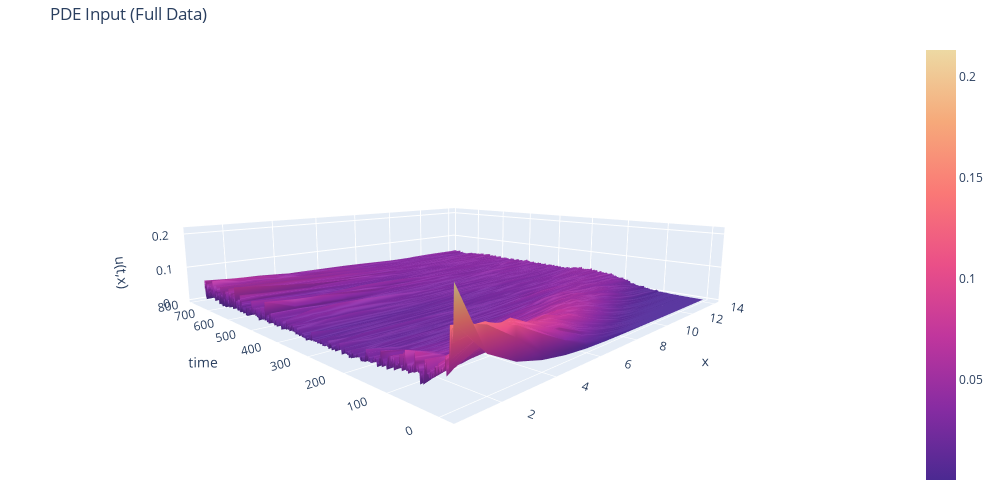
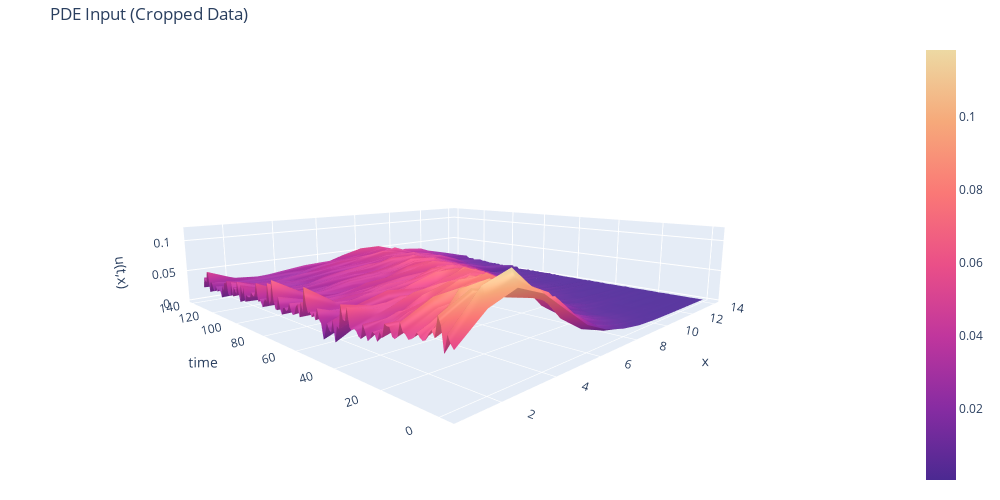
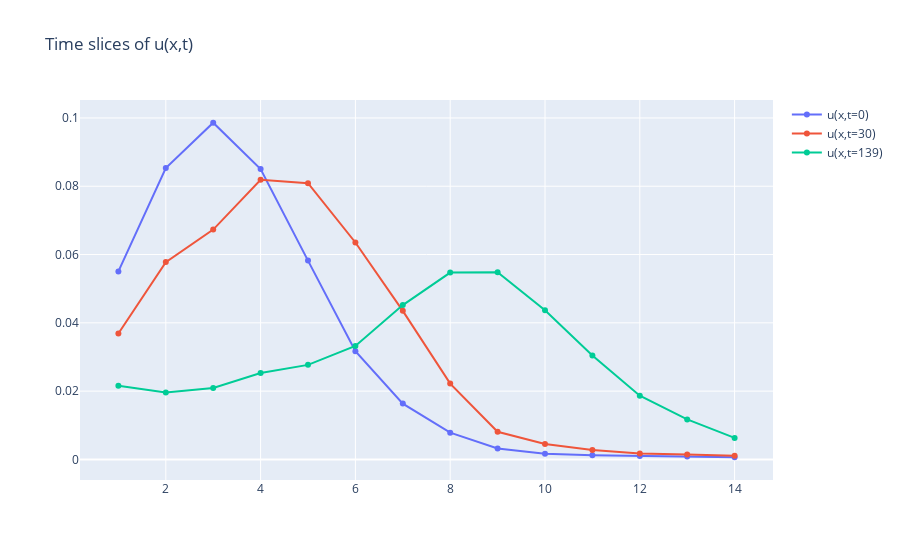

The notebook cell these images were saved under, in order:
### Code cell
# Plots
plot_data.plot_surface(
        z=u_total,x=x,y=t_total,
        xaxis_title="x", yaxis_title="time", zaxis_title="u(t,x)",
        title='PDE Input (Full Data)',
        hovertemplate='t: %{y:0.2f}<br>x: %{x:0.2f}<br> u: %{z:0.2f}<extra></extra>',
        colorscale='agsunset'
    )

plot_data.plot_surface(
        z=u_true, x=x, y=t_total,
        xaxis_title="x", yaxis_title="time", zaxis_title="u(t,x)",
        title='PDE Input (Cropped Data)',
        hovertemplate='t: %{y:0.2f}<br>x: %{x:0.2f}<br> u: %{z:0.2f}<extra></extra>',
        colorscale='agsunset'
    )

# Plot slices of u
xs = [x,x,x]
ys = [u_true[0,:], u_true[30,:], u_true[-1,:]]
labels = [f"u(x,t=0)", f"u(x,t=30)", f"u(x,t={u_true.shape[0]-1})"]
title = "Time slices of u(x,t)"

plot_data.plot_line(x=xs, y=ys, label=labels, title=title)

### Figure 1 — Plotly figure (JSON) as saved in the notebook; plotly's stock layout.template omitted (floating-point values rounded to 4 significant figures; data arrays with more than 128 entries replaced by an {"elided": "..."} marker saying what was removed)
{"data": [{"colorscale": [[0, "rgb(75, 41, 145)"], [0.1667, "rgb(135, 44, 162)"], [0.3333, "rgb(192, 54, 157)"], [0.5, "rgb(234, 79, 136)"], [0.6667, "rgb(250, 120, 118)"], [0.8333, "rgb(246, 169, 122)"], [1, "rgb(237, 217, 163)"]], "hovertemplate": "t: %{y:0.2f}<br>x: %{x:0.2f}<br> u: %{z:0.2f}<extra></extra>", "type": "surface", "x": [1, 2, 3, 4, 5, 6, 7, 8, 9, 10, 11, 12, 13, 14], "y": {"elided": "784 float values"}, "z": {"elided": "784x14 float values"}}], "layout": {"autosize": false, "height": 500, "margin": {"b": 10, "l": 10, "r": 10, "t": 40}, "scene": {"aspectratio": {"x": 1, "y": 1, "z": 0.2}, "camera": {"eye": {"x": -1, "y": -1, "z": 0.25}}, "xaxis": {"title": {"text": "x"}}, "yaxis": {"title": {"text": "time"}}, "zaxis": {"title": {"text": "u(t,x)"}}}, "title": {"text": "PDE Input (Full Data)"}, "width": 1000}}

### Figure 2 — Plotly figure (JSON) as saved in the notebook; plotly's stock layout.template omitted (floating-point values rounded to 4 significant figures; data arrays with more than 128 entries replaced by an {"elided": "..."} marker saying what was removed)
{"data": [{"colorscale": [[0, "rgb(75, 41, 145)"], [0.1667, "rgb(135, 44, 162)"], [0.3333, "rgb(192, 54, 157)"], [0.5, "rgb(234, 79, 136)"], [0.6667, "rgb(250, 120, 118)"], [0.8333, "rgb(246, 169, 122)"], [1, "rgb(237, 217, 163)"]], "hovertemplate": "t: %{y:0.2f}<br>x: %{x:0.2f}<br> u: %{z:0.2f}<extra></extra>", "type": "surface", "x": [1, 2, 3, 4, 5, 6, 7, 8, 9, 10, 11, 12, 13, 14], "y": {"elided": "784 float values"}, "z": {"elided": "140x14 float values"}}], "layout": {"autosize": false, "height": 500, "margin": {"b": 10, "l": 10, "r": 10, "t": 40}, "scene": {"aspectratio": {"x": 1, "y": 1, "z": 0.2}, "camera": {"eye": {"x": -1, "y": -1, "z": 0.25}}, "xaxis": {"title": {"text": "x"}}, "yaxis": {"title": {"text": "time"}}, "zaxis": {"title": {"text": "u(t,x)"}}}, "title": {"text": "PDE Input (Cropped Data)"}, "width": 1000}}

### Figure 3 — Plotly figure (JSON) as saved in the notebook; plotly's stock layout.template omitted (floating-point values rounded to 4 significant figures)
{"data": [{"name": "u(x,t=0)", "type": "scatter", "x": [1, 2, 3, 4, 5, 6, 7, 8, 9, 10, 11, 12, 13, 14], "y": [0.05506, 0.08532, 0.09859, 0.08505, 0.05822, 0.03167, 0.01635, 0.00785, 0.00318, 0.001663, 0.001189, 0.0009748, 0.0008729, 0.0006393]}, {"name": "u(x,t=30)", "type": "scatter", "x": [1, 2, 3, 4, 5, 6, 7, 8, 9, 10, 11, 12, 13, 14], "y": [0.03686, 0.05778, 0.0673, 0.0819, 0.08089, 0.06352, 0.04351, 0.02221, 0.008108, 0.004497, 0.002785, 0.001753, 0.001446, 0.001045]}, {"name": "u(x,t=139)", "type": "scatter", "x": [1, 2, 3, 4, 5, 6, 7, 8, 9, 10, 11, 12, 13, 14], "y": [0.02156, 0.01962, 0.02095, 0.02532, 0.02769, 0.03323, 0.0452, 0.05471, 0.0548, 0.0437, 0.03042, 0.01867, 0.01171, 0.006293]}], "layout": {"title": {"text": "Time slices of u(x,t)"}}}
